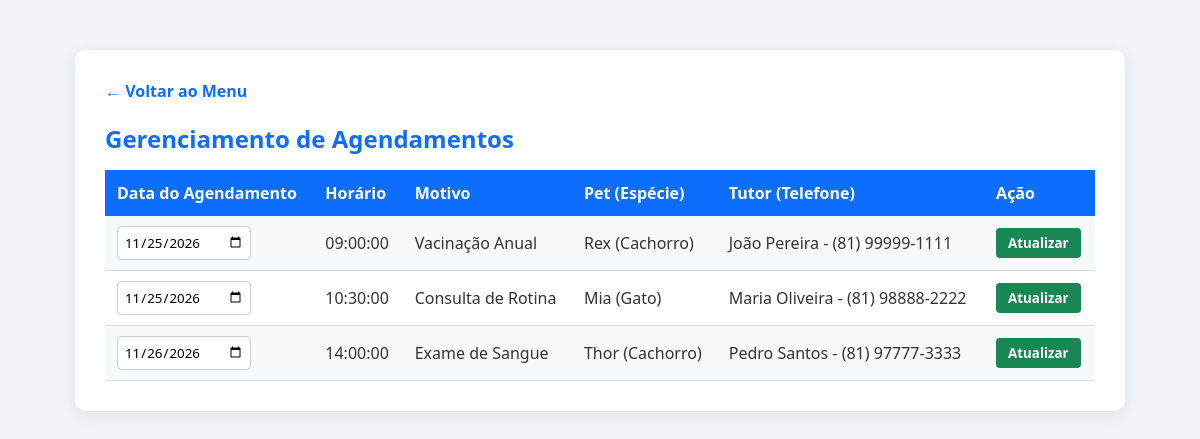
Screenshot of /saeb/agendamentos.php with the database file from the repository.
### tables this page shows
CREATE TABLE agendamentos (
    id INT AUTO_INCREMENT PRIMARY KEY,
    data_agendamento DATE NOT NULL,
    horario TIME NOT NULL,
    motivo VARCHAR(255) NOT NULL,
    pet_id INT NOT NULL,
    CONSTRAINT fk_agendamento_pet FOREIGN KEY (pet_id) REFERENCES pets(id) ON DELETE CASCADE
);

CREATE TABLE pets (
    id INT AUTO_INCREMENT PRIMARY KEY,
    nome VARCHAR(50) NOT NULL,
    especie VARCHAR(30) NOT NULL,
    raca VARCHAR(50),
    idade INT,
    tutor_id INT NOT NULL,
    CONSTRAINT fk_pet_tutor FOREIGN KEY (tutor_id) REFERENCES tutores(id) ON DELETE CASCADE
);

CREATE TABLE tutores (
    id INT AUTO_INCREMENT PRIMARY KEY,
    nome VARCHAR(100) NOT NULL,
    cpf VARBINARY(255) NOT NULL,  
    telefone VARCHAR(20) NOT NULL,
    email VARCHAR(100)
);

### saeb/agendamentos.php (the view, shortened to what this page needs)
<?php
require_once 'conexao.php';
$sql = "SELECT
            a.id AS agendamento_id,
            a.data_agendamento,
            a.horario,
            a.motivo,
            p.nome AS nome_pet,
            p.especie,
            t.nome AS nome_tutor,
            t.telefone
        FROM agendamentos a
        INNER JOIN pets p ON a.pet_id = p.id
        INNER JOIN tutores t ON p.tutor_id = t.id
        ORDER BY a.data_agendamento ASC, a.horario ASC";
$stmt = $pdo->query($sql);
$agendamentos = $stmt->fetchAll(PDO::FETCH_ASSOC);
?>
<!DOCTYPE html>
<html lang="pt-PT">
<head>
</head>
<body>
    <div class="container">
        <a href="dashboard.php" class="voltar">&larr; Voltar ao Menu</a>
        <h2>Gerenciamento de Agendamentos</h2>
        <table>
            <tr>
                <th>Data do Agendamento</th>
                <th>Horário</th>
                <th>Motivo</th>
                <th>Pet (Espécie)</th>
                <th>Tutor (Telefone)</th>
                <th>Ação</th>
            </tr>
            <?php foreach ($agendamentos as $ag): ?>
            <tr>
                <form method="POST">
                    <td><input type="date" name="nova_data" value="<?php echo $ag['data_agendamento']; ?>"></td>
                    <td><?php echo $ag['horario']; ?></td>
                    <td><?php echo htmlspecialchars($ag['motivo']); ?></td>
                    <td><?php echo htmlspecialchars($ag['nome_pet'] . " (" . $ag['especie'] . ")"); ?></td>
                    <td><?php echo htmlspecialchars($ag['nome_tutor'] . " - " . $ag['telefone']); ?></td>
                    <td><button type="submit">Atualizar</button></td>
                </form>
            </tr>
            <?php endforeach; ?>
        </table>
    </div>
</body>
</html>

### saeb/agendamentos.php (style rules this page uses)
* { margin: 0; padding: 0; box-sizing: border-box; font-family: 'Segoe UI', Tahoma, Geneva, Verdana, sans-serif; }
body { background-color: #f0f4f8; color: #333; padding: 20px; }
.container { max-width: 1050px; margin: 30px auto; background: #ffffff; padding: 30px; border-radius: 10px; box-shadow: 0 4px 15px rgba(0, 0, 0, 0.08); }
h2 { color: #0d6efd; margin-bottom: 15px; }
a.voltar { color: #0d6efd; text-decoration: none; font-weight: 600; display: inline-block; margin-bottom: 20px; }
table { width: 100%; border-collapse: collapse; margin-top: 15px; }
th { background-color: #0d6efd; color: white; text-align: left; padding: 12px; }
td { padding: 10px 12px; border-bottom: 1px solid #ddd; }
tr:nth-child(even) { background-color: #f8f9fa; }
input[type="date"] { padding: 6px; border: 1px solid #ccc; border-radius: 4px; }
button { background-color: #198754; color: white; border: none; padding: 6px 12px; border-radius: 4px; cursor: pointer; font-weight: bold; transition: 0.2s; }

### rows the page displays
agendamentos: nova_data "11/25/2026", horario "09:00:00", motivo "Vacinação Anual", pet.especie "Rex (Cachorro)", tutores.nome+telefone "João Pereira - (81) 99999-1111"
agendamentos: nova_data "11/25/2026", horario "10:30:00", motivo "Consulta de Rotina", pet.especie "Mia (Gato)", tutores.nome+telefone "Maria Oliveira - (81) 98888-2222"
agendamentos: nova_data "11/26/2026", horario "14:00:00", motivo "Exame de Sangue", pet.especie "Thor (Cachorro)", tutores.nome+telefone "Pedro Santos - (81) 97777-3333"
